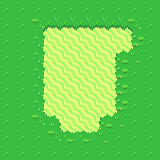

Tiled map render using the project's own tile images. Description and the whole map definition, tile-layer contents included, below:
An orthogonal 10x10 tile map with 16x16 px tiles, 1 tile layer (Ground).

<map version="1.0.0" orientation="orthogonal" renderorder="right-down" width="10" height="10" tilewidth="16" tileheight="16" nextobjectid="1">
 <tileset firstgid="1" name="Overworld" tilewidth="16" tileheight="16" tilecount="1440" columns="40">
  <image source="Overworld.png" width="640" height="576" />
 </tileset>
 <layer name="Ground" width="10" height="10">
  <data>
   <tile gid="406" />
   <tile gid="406" />
   <tile gid="406" />
   <tile gid="406" />
   <tile gid="406" />
   <tile gid="406" />
   <tile gid="406" />
   <tile gid="406" />
   <tile gid="406" />
   <tile gid="406" />
   <tile gid="406" />
   <tile gid="406" />
   <tile gid="121" />
   <tile gid="122" />
   <tile gid="122" />
   <tile gid="122" />
   <tile gid="122" />
   <tile gid="122" />
   <tile gid="123" />
   <tile gid="406" />
   <tile gid="406" />
   <tile gid="406" />
   <tile gid="161" />
   <tile gid="162" />
   <tile gid="162" />
   <tile gid="162" />
   <tile gid="162" />
   <tile gid="162" />
   <tile gid="163" />
   <tile gid="406" />
   <tile gid="406" />
   <tile gid="406" />
   <tile gid="161" />
   <tile gid="162" />
   <tile gid="162" />
   <tile gid="162" />
   <tile gid="162" />
   <tile gid="241" />
   <tile gid="203" />
   <tile gid="406" />
   <tile gid="406" />
   <tile gid="406" />
   <tile gid="161" />
   <tile gid="162" />
   <tile gid="162" />
   <tile gid="162" />
   <tile gid="162" />
   <tile gid="163" />
   <tile gid="406" />
   <tile gid="406" />
   <tile gid="406" />
   <tile gid="406" />
   <tile gid="161" />
   <tile gid="162" />
   <tile gid="162" />
   <tile gid="162" />
   <tile gid="162" />
   <tile gid="163" />
   <tile gid="406" />
   <tile gid="406" />
   <tile gid="406" />
   <tile gid="406" />
   <tile gid="161" />
   <tile gid="162" />
   <tile gid="162" />
   <tile gid="162" />
   <tile gid="162" />
   <tile gid="163" />
   <tile gid="406" />
   <tile gid="406" />
   <tile gid="406" />
   <tile gid="406" />
   <tile gid="201" />
   <tile gid="242" />
   <tile gid="162" />
   <tile gid="162" />
   <tile gid="241" />
   <tile gid="203" />
   <tile gid="406" />
   <tile gid="406" />
   <tile gid="406" />
   <tile gid="406" />
   <tile gid="406" />
   <tile gid="201" />
   <tile gid="202" />
   <tile gid="202" />
   <tile gid="203" />
   <tile gid="406" />
   <tile gid="406" />
   <tile gid="406" />
   <tile gid="406" />
   <tile gid="406" />
   <tile gid="406" />
   <tile gid="406" />
   <tile gid="406" />
   <tile gid="406" />
   <tile gid="406" />
   <tile gid="406" />
   <tile gid="406" />
   <tile gid="406" />
  </data>
 </layer>
</map>
